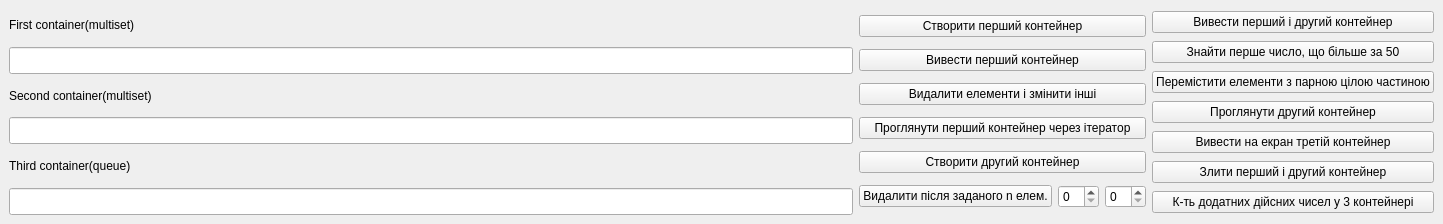
<?xml version="1.0" encoding="UTF-8"?>
<ui version="4.0">
 <class>MainWindow</class>
 <widget class="QMainWindow" name="MainWindow">
  <property name="geometry">
   <rect>
    <x>0</x>
    <y>0</y>
    <width>1443</width>
    <height>224</height>
   </rect>
  </property>
  <property name="windowTitle">
   <string>MainWindow</string>
  </property>
  <widget class="QWidget" name="centralwidget">
   <layout class="QHBoxLayout" name="horizontalLayout" stretch="0,0,0">
    <item>
     <layout class="QVBoxLayout" name="verticalLayout">
      <item>
       <widget class="QLabel" name="label">
        <property name="text">
         <string>First container(multiset)</string>
        </property>
       </widget>
      </item>
      <item>
       <widget class="QLineEdit" name="firstEdit">
        <property name="font">
         <font>
          <pointsize>12</pointsize>
         </font>
        </property>
       </widget>
      </item>
      <item>
       <widget class="QLabel" name="label_2">
        <property name="text">
         <string>Second container(multiset)</string>
        </property>
       </widget>
      </item>
      <item>
       <widget class="QLineEdit" name="secondEdit">
        <property name="font">
         <font>
          <pointsize>12</pointsize>
         </font>
        </property>
       </widget>
      </item>
      <item>
       <widget class="QLabel" name="label_3">
        <property name="text">
         <string>Third container(queue)</string>
        </property>
       </widget>
      </item>
      <item>
       <widget class="QLineEdit" name="thirdEdit">
        <property name="font">
         <font>
          <pointsize>12</pointsize>
         </font>
        </property>
       </widget>
      </item>
     </layout>
    </item>
    <item>
     <layout class="QVBoxLayout" name="verticalLayout_2">
      <property name="sizeConstraint">
       <enum>QLayout::SetDefaultConstraint</enum>
      </property>
      <item>
       <widget class="QPushButton" name="pushButton">
        <property name="text">
         <string>Створити перший контейнер</string>
        </property>
       </widget>
      </item>
      <item>
       <widget class="QPushButton" name="pushButton_2">
        <property name="text">
         <string>Вивести перший контейнер</string>
        </property>
       </widget>
      </item>
      <item>
       <widget class="QPushButton" name="pushButton_3">
        <property name="text">
         <string>Видалити елементи і змінити інші</string>
        </property>
       </widget>
      </item>
      <item>
       <widget class="QPushButton" name="pushButton_4">
        <property name="text">
         <string>Проглянути перший контейнер через ітератор</string>
        </property>
       </widget>
      </item>
      <item>
       <widget class="QPushButton" name="pushButton_5">
        <property name="text">
         <string>Створити другий контейнер</string>
        </property>
       </widget>
      </item>
      <item>
       <layout class="QHBoxLayout" name="horizontalLayout_2">
        <item>
         <widget class="QPushButton" name="pushButton_6">
          <property name="text">
           <string>Видалити після заданого n елем.</string>
          </property>
         </widget>
        </item>
        <item>
         <widget class="QSpinBox" name="fromSpin"/>
        </item>
        <item>
         <widget class="QSpinBox" name="toSpin"/>
        </item>
       </layout>
      </item>
     </layout>
    </item>
    <item>
     <layout class="QVBoxLayout" name="verticalLayout_3">
      <item>
       <widget class="QPushButton" name="pushButton_7">
        <property name="text">
         <string>Вивести перший і другий контейнер</string>
        </property>
       </widget>
      </item>
      <item>
       <widget class="QPushButton" name="pushButton_8">
        <property name="text">
         <string>Знайти перше число, що більше за 50</string>
        </property>
       </widget>
      </item>
      <item>
       <widget class="QPushButton" name="pushButton_9">
        <property name="text">
         <string>Перемістити елементи з парною цілою частиною</string>
        </property>
       </widget>
      </item>
      <item>
       <widget class="QPushButton" name="pushButton_10">
        <property name="text">
         <string>Проглянути другий контейнер</string>
        </property>
       </widget>
      </item>
      <item>
       <widget class="QPushButton" name="pushButton_12">
        <property name="text">
         <string>Вивести на екран третій контейнер</string>
        </property>
       </widget>
      </item>
      <item>
       <widget class="QPushButton" name="pushButton_11">
        <property name="text">
         <string>Злити перший і другий контейнер</string>
        </property>
       </widget>
      </item>
      <item>
       <widget class="QPushButton" name="pushButton_13">
        <property name="text">
         <string>К-ть додатних дійсних чисел у 3 контейнері</string>
        </property>
       </widget>
      </item>
     </layout>
    </item>
   </layout>
  </widget>
 </widget>
 <resources/>
 <connections/>
</ui>
